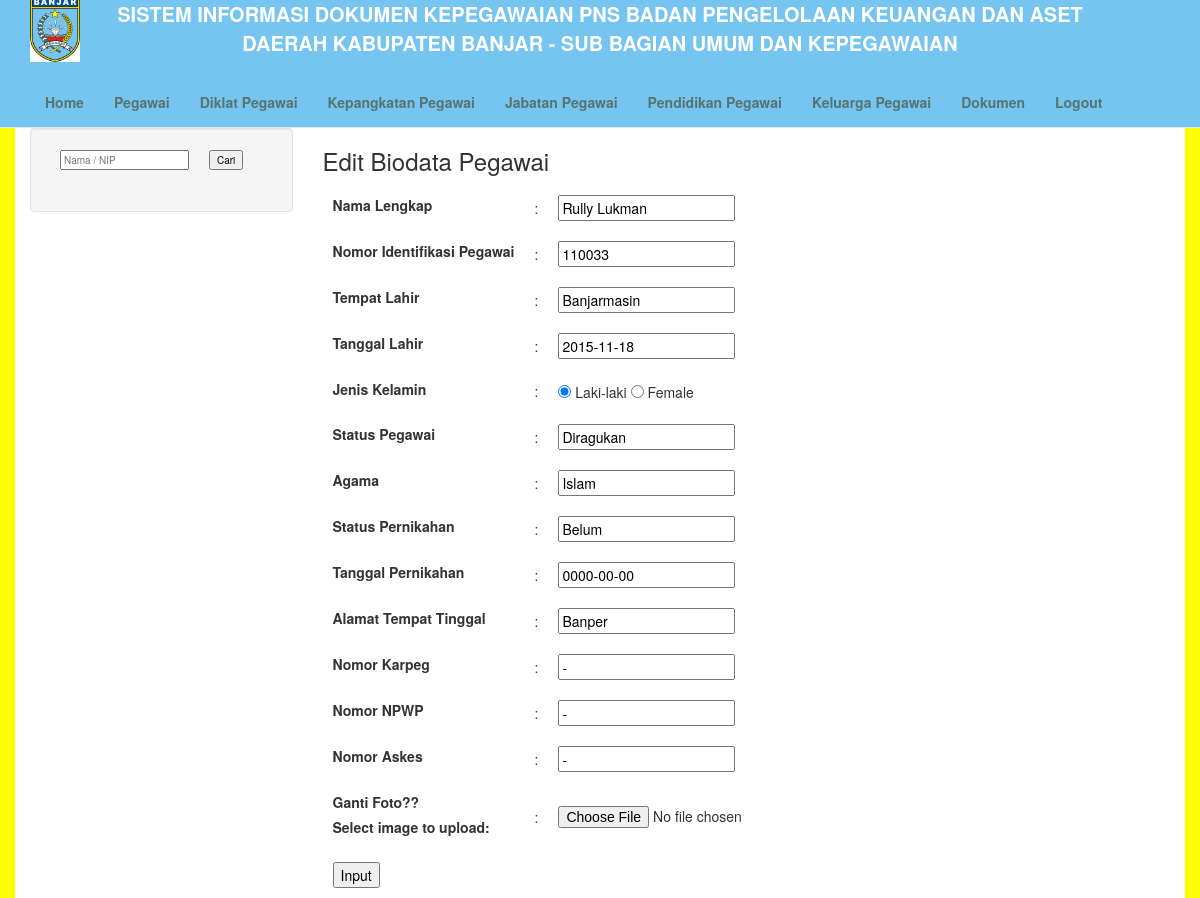
The app's page /edit_pegawai.php?nip_peg=110033 (signed in) with its own data.
### tables this page shows
CREATE TABLE IF NOT EXISTS `pegawai` (
  `id` int(11) NOT NULL AUTO_INCREMENT,
  `nip_peg` int(30) NOT NULL,
  `nama_lengkap` varchar(200) DEFAULT NULL,
  `tmpt_lahir` varchar(100) DEFAULT NULL,
  `tgl_lahir` date DEFAULT NULL,
  `jenis_kelamin` varchar(20) DEFAULT NULL,
  `status_peg` varchar(200) DEFAULT NULL,
  `agama` varchar(100) DEFAULT NULL,
  `stts_nikah` varchar(100) DEFAULT NULL,
  `tgl_nikah` date DEFAULT NULL,
  `alamat` varchar(225) DEFAULT NULL,
  `no_karpeg` varchar(200) NOT NULL,
  `no_npwp` varchar(200) NOT NULL,
  `no_askes` varchar(200) NOT NULL,
  `foto_path` varchar(200) NOT NULL,
  PRIMARY KEY (`id`)
);

### db/pdo.php (called while the page is built, shortened)
<?php
function testdb_connect() {
$dbh = new PDO("mysql:host=localhost;dbname=simpeg_bpkad", "root", "");
     return ($dbh);
}
function getDataPegawaiById($a) {
	$db = testdb_connect();
	$stmt = $db->prepare("SELECT * FROM pegawai WHERE nip_peg=:field1");
	$stmt->execute(array(':field1' => $a));
	$fetch_array = $stmt->fetchAll(PDO::FETCH_ASSOC);
	return($fetch_array);
}
?>

### edit_pegawai.php (the view, shortened to what this page needs)
<?php
	include "header.php";
?>
<?php include "sidebar.php"; ?>
<div class="col-md-9">
<h3>Edit Biodata Pegawai</h3>
<?php
if(isset($_GET['nip_peg'])){
    $nip_peg = $_GET['nip_peg'];
}
$pegawais = getDataPegawaiById($nip_peg);
foreach($pegawais as $row){
?>
<div>
    <form action="edit_pegawai_save.php" method="POST"  enctype="multipart/form-data"  enctype="multipart/form-data">
    <div class="tbl-no-border data-diri">
    <table id="left" border="0">
    <tr>
        <td><label>Nama Lengkap</label></td>
        <td>:</td>
        <td><input type="text" name="nama_lengkap" value="<?php echo $row['nama_lengkap']; ?>"/></td>
    </tr>
    <tr>
        <td><label>Nomor Identifikasi Pegawai</label></td>
        <td>:</td>
        <td><input type="text" name="nip_peg" value="<?php echo $row['nip_peg']; ?>"/></td>
    </tr>
    <tr>
        <td><label>Tempat Lahir</label></td>
        <td>:</td>
        <td><input type="text" name="tmpt_lahir" value="<?php echo $row['tmpt_lahir']; ?>"/></td>
    </tr>
    <tr>
        <td><label>Tanggal Lahir</label></td>
        <td>:</td>
        <td><input type="text" name="tgl_lahir" id="datepicker" value="<?php echo $row['tgl_lahir']; ?>"/></td>
    </tr>
    <tr>
        <td><label>Jenis Kelamin</label></td>
        <td>:</td>
        <td><input type="radio" name="jenis_kelamin" value="laki-laki" <?php if($row['jenis_kelamin']=="laki-laki"){echo "checked";} ?>> Laki-laki <input type="radio" name="jenis_kelamin" value="perempuan" <?php if($row['jenis_kelamin']=="perempuan"){echo "checked";} ?>> Female</td>
    </tr>
    <tr>
        <td><label>Status Pegawai</label></td>
        <td>:</td>
        <td><input type="text" name="status_peg" value="<?php echo $row['status_peg']; ?>"/></td>
    </tr>
    <tr>
        <td><label>Agama</label></td>
        <td>:</td>
        <td><input type="text" name="agama" value="<?php echo $row['agama']; ?>"/></td>
    </tr>
    <tr>
        <td><label>Status Pernikahan</label></td>
        <td>:</td>
        <td><input type="text" name="stts_nikah" value="<?php echo $row['stts_nikah']; ?>"/></td>
    </tr>
    <tr>
        <td><label>Tanggal Pernikahan</label></td>
        <td>:</td>
        <td><input type="text" name="tgl_nikah" id="datepicker2" value="<?php echo $row['tgl_nikah']; ?>"/></td>
    </tr>
    <tr>
        <td><label>Alamat Tempat Tinggal</label></td>
        <td>:</td>
        <td><input type="text" name="alamat" value="<?php echo $row['alamat']; ?>"/></td>
    </tr>
    <tr>
        <td><label>Nomor Karpeg</label></td>
        <td>:</td>
        <td><input type="text" name="no_karpeg" value="<?php echo $row['no_karpeg']; ?>"/></td>
    </tr>
    <tr>
        <td><label>Nomor NPWP</label></td>
        <td>:</td>
        <td><input type="text" name="no_npwp" value="<?php echo $row['no_npwp']; ?>"/></td>
    </tr>
    <tr>
        <td><label>Nomor Askes</label></td>
        <td>:</td>
        <td><input type="text" name="no_askes" value="<?php echo $row['no_askes']; ?>"/></td>
    </tr>
    <tr>
        <td><label>Ganti Foto??</label><br /><label>Select image to upload:</label></td>
        <td>:</td>
        <td><input type="file" name="fileToUpload" id="fileToUpload"></td>
    </tr>
        <tr>
        <td colspan="3"><input type="submit" value="Input" name="submit" /></td>
    </tr>
    </table>
    </div>
    </form>
</div>
</div>
<?php
}
	include "footer.php";
?>

### css/style.css (style rules this page uses)
body { background: #FFFF00; }
.container table td { padding:10px; text-align: center; }
#left td { text-align:left; }
.data-diri { float:left; margin-right: 50px; }
table { border-color:#66c5c0; }
td { border-color:#66c5c0; }

### records on screen
pegawai: nama_lengkap "Rully Lukman", nip_peg "110033", tmpt_lahir "Banjarmasin", tgl_lahir "2015-11-18", jenis_kelamin "☑", status_peg "Diragukan", agama "Islam", stts_nikah "Belum", tgl_nikah "0000-00-00", alamat "Banper", no_karpeg "-", no_npwp "-", no_askes "-"
